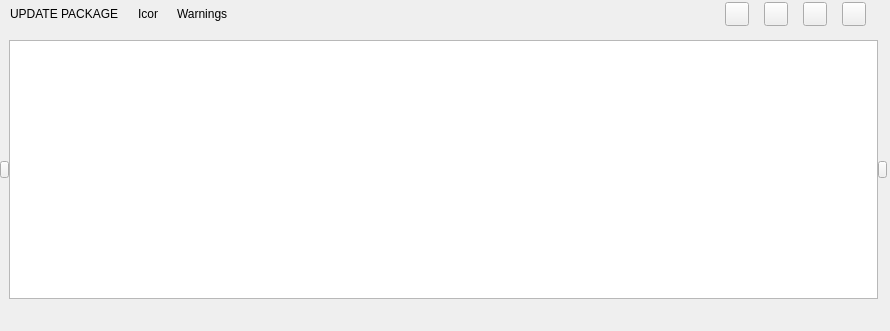
<?xml version="1.0" encoding="UTF-8"?>
<ui version="4.0">
 <class>C_SyvUpPacWidget</class>
 <widget class="QWidget" name="C_SyvUpPacWidget">
  <property name="geometry">
   <rect>
    <x>0</x>
    <y>0</y>
    <width>890</width>
    <height>331</height>
   </rect>
  </property>
  <property name="windowTitle">
   <string>Form</string>
  </property>
  <layout class="QVBoxLayout" name="verticalLayout" stretch="0,0,0">
   <property name="spacing">
    <number>0</number>
   </property>
   <property name="leftMargin">
    <number>0</number>
   </property>
   <property name="topMargin">
    <number>0</number>
   </property>
   <property name="rightMargin">
    <number>3</number>
   </property>
   <property name="bottomMargin">
    <number>11</number>
   </property>
   <item>
    <layout class="QHBoxLayout" name="horizontalLayout_2" stretch="0,0,0,1,0">
     <property name="spacing">
      <number>19</number>
     </property>
     <property name="leftMargin">
      <number>10</number>
     </property>
     <property name="rightMargin">
      <number>21</number>
     </property>
     <item>
      <widget class="stw::opensyde_gui_elements::C_OgeLabGenericNoPaddingNoMargins" name="pc_LabelTitle">
       <property name="text">
        <string>UPDATE PACKAGE</string>
       </property>
      </widget>
     </item>
     <item>
      <widget class="stw::opensyde_gui_elements::C_OgeLabSvgOnly" name="pc_LabelStateIcon">
       <property name="minimumSize">
        <size>
         <width>20</width>
         <height>20</height>
        </size>
       </property>
       <property name="maximumSize">
        <size>
         <width>20</width>
         <height>20</height>
        </size>
       </property>
       <property name="text">
        <string>Icon</string>
       </property>
      </widget>
     </item>
     <item>
      <widget class="stw::opensyde_gui_elements::C_OgeLabToolTipBase" name="pc_LabelState">
       <property name="styleRole" stdset="0">
        <string>state-info</string>
       </property>
       <property name="text">
        <string>Warnings</string>
       </property>
      </widget>
     </item>
     <item>
      <spacer name="horizontalSpacer_2">
       <property name="orientation">
        <enum>Qt::Horizontal</enum>
       </property>
       <property name="sizeHint" stdset="0">
        <size>
         <width>14</width>
         <height>28</height>
        </size>
       </property>
      </spacer>
     </item>
     <item>
      <layout class="QHBoxLayout" name="horizontalLayout">
       <property name="spacing">
        <number>15</number>
       </property>
       <item>
        <widget class="stw::opensyde_gui_elements::C_OgePubIconText" name="pc_PushButtonClearAll">
         <property name="sizePolicy">
          <sizepolicy hsizetype="Fixed" vsizetype="Fixed">
           <horstretch>0</horstretch>
           <verstretch>0</verstretch>
          </sizepolicy>
         </property>
         <property name="minimumSize">
          <size>
           <width>24</width>
           <height>24</height>
          </size>
         </property>
         <property name="maximumSize">
          <size>
           <width>24</width>
           <height>24</height>
          </size>
         </property>
         <property name="text">
          <string/>
         </property>
         <property name="icon">
          <iconset>
           <normalon>:/images/system_views/IconClearAllEnabled.svg</normalon>
           <disabledoff>:/images/system_views/IconClearAllDisabled.svg</disabledoff>
           <disabledon>:/images/system_views/IconClearAllDisabled.svg</disabledon>
          </iconset>
         </property>
         <property name="iconSize">
          <size>
           <width>16</width>
           <height>16</height>
          </size>
         </property>
        </widget>
       </item>
       <item>
        <widget class="stw::opensyde_gui_elements::C_OgePubIconText" name="pc_PushButtonImport">
         <property name="sizePolicy">
          <sizepolicy hsizetype="Fixed" vsizetype="Fixed">
           <horstretch>0</horstretch>
           <verstretch>0</verstretch>
          </sizepolicy>
         </property>
         <property name="minimumSize">
          <size>
           <width>24</width>
           <height>24</height>
          </size>
         </property>
         <property name="maximumSize">
          <size>
           <width>24</width>
           <height>24</height>
          </size>
         </property>
         <property name="text">
          <string/>
         </property>
         <property name="icon">
          <iconset>
           <normalon>:/images/system_views/IconImportEnabled.svg</normalon>
           <disabledoff>:/images/system_views/IconImportDisabled.svg</disabledoff>
           <disabledon>:/images/system_views/IconImportDisabled.svg</disabledon>
          </iconset>
         </property>
         <property name="iconSize">
          <size>
           <width>16</width>
           <height>16</height>
          </size>
         </property>
        </widget>
       </item>
       <item>
        <widget class="stw::opensyde_gui_elements::C_OgePubIconText" name="pc_PushButtonExport">
         <property name="sizePolicy">
          <sizepolicy hsizetype="Fixed" vsizetype="Fixed">
           <horstretch>0</horstretch>
           <verstretch>0</verstretch>
          </sizepolicy>
         </property>
         <property name="minimumSize">
          <size>
           <width>24</width>
           <height>24</height>
          </size>
         </property>
         <property name="maximumSize">
          <size>
           <width>24</width>
           <height>24</height>
          </size>
         </property>
         <property name="text">
          <string/>
         </property>
         <property name="icon">
          <iconset>
           <normalon>:/images/system_views/IconExportEnabled.svg</normalon>
           <disabledoff>:/images/system_views/IconExportDisabled.svg</disabledoff>
           <disabledon>:/images/system_views/IconExportDisabled.svg</disabledon>
          </iconset>
         </property>
         <property name="iconSize">
          <size>
           <width>16</width>
           <height>16</height>
          </size>
         </property>
        </widget>
       </item>
       <item>
        <widget class="stw::opensyde_gui_elements::C_OgePubIconText" name="pc_PushButtonCreatePackage">
         <property name="sizePolicy">
          <sizepolicy hsizetype="Fixed" vsizetype="Fixed">
           <horstretch>0</horstretch>
           <verstretch>0</verstretch>
          </sizepolicy>
         </property>
         <property name="minimumSize">
          <size>
           <width>24</width>
           <height>24</height>
          </size>
         </property>
         <property name="maximumSize">
          <size>
           <width>24</width>
           <height>24</height>
          </size>
         </property>
         <property name="text">
          <string/>
         </property>
         <property name="icon">
          <iconset>
           <normalon>:/images/system_views/IconCreateUpdatePackageEnabled.svg</normalon>
           <disabledoff>:/images/system_views/IconCreateUpdatePackageDisabled.svg</disabledoff>
           <disabledon>:/images/system_views/IconCreateUpdatePackageDisabled.svg</disabledon>
          </iconset>
         </property>
        </widget>
       </item>
      </layout>
     </item>
    </layout>
   </item>
   <item>
    <spacer name="verticalSpacer">
     <property name="orientation">
      <enum>Qt::Vertical</enum>
     </property>
     <property name="sizeType">
      <enum>QSizePolicy::Fixed</enum>
     </property>
     <property name="sizeHint" stdset="0">
      <size>
       <width>0</width>
       <height>12</height>
      </size>
     </property>
    </spacer>
   </item>
   <item>
    <widget class="QWidget" name="widget" native="true">
     <property name="sizePolicy">
      <sizepolicy hsizetype="Preferred" vsizetype="Ignored">
       <horstretch>0</horstretch>
       <verstretch>0</verstretch>
      </sizepolicy>
     </property>
     <property name="minimumSize">
      <size>
       <width>0</width>
       <height>70</height>
      </size>
     </property>
     <layout class="QVBoxLayout" name="verticalLayout_2" stretch="0,0">
      <property name="spacing">
       <number>1</number>
      </property>
      <property name="leftMargin">
       <number>0</number>
      </property>
      <property name="topMargin">
       <number>0</number>
      </property>
      <property name="rightMargin">
       <number>0</number>
      </property>
      <property name="bottomMargin">
       <number>0</number>
      </property>
      <item>
       <layout class="QHBoxLayout" name="pc_HorizontalListLayout">
        <property name="spacing">
         <number>0</number>
        </property>
        <item>
         <widget class="stw::opensyde_gui_elements::C_OgePubIconOnly" name="pc_PushButtonScrollLeft">
          <property name="sizePolicy">
           <sizepolicy hsizetype="Fixed" vsizetype="Fixed">
            <horstretch>0</horstretch>
            <verstretch>0</verstretch>
           </sizepolicy>
          </property>
          <property name="minimumSize">
           <size>
            <width>9</width>
            <height>17</height>
           </size>
          </property>
          <property name="maximumSize">
           <size>
            <width>9</width>
            <height>17</height>
           </size>
          </property>
          <property name="text">
           <string/>
          </property>
          <property name="icon">
           <iconset resource="../../../application.qrc">
            <normaloff>:/images/IconScrollLeftEnabled.svg</normaloff>
            <disabledoff>:/images/IconScrollLeftDisabled.svg</disabledoff>
            <disabledon>:/images/IconScrollLeftDisabled.svg</disabledon>:/images/IconScrollLeftEnabled.svg</iconset>
          </property>
         </widget>
        </item>
        <item>
         <widget class="stw::opensyde_gui::C_SyvUpPacListWidget" name="pc_ListWidget"/>
        </item>
        <item>
         <widget class="stw::opensyde_gui_elements::C_OgePubIconOnly" name="pc_PushButtonScrollRight">
          <property name="sizePolicy">
           <sizepolicy hsizetype="Fixed" vsizetype="Fixed">
            <horstretch>0</horstretch>
            <verstretch>0</verstretch>
           </sizepolicy>
          </property>
          <property name="minimumSize">
           <size>
            <width>9</width>
            <height>17</height>
           </size>
          </property>
          <property name="maximumSize">
           <size>
            <width>9</width>
            <height>17</height>
           </size>
          </property>
          <property name="text">
           <string/>
          </property>
          <property name="icon">
           <iconset resource="../../../application.qrc">
            <normaloff>:/images/IconScrollRightEnabled.svg</normaloff>
            <disabledoff>:/images/IconScrollRightDisabled.svg</disabledoff>
            <disabledon>:/images/IconScrollRightDisabled.svg</disabledon>:/images/IconScrollRightEnabled.svg</iconset>
          </property>
         </widget>
        </item>
       </layout>
      </item>
      <item>
       <layout class="QHBoxLayout" name="pc_HorizontalLayout2" stretch="1,1,1">
        <item>
         <spacer name="pc_HorizontalSpacer4">
          <property name="orientation">
           <enum>Qt::Horizontal</enum>
          </property>
          <property name="sizeHint" stdset="0">
           <size>
            <width>0</width>
            <height>20</height>
           </size>
          </property>
         </spacer>
        </item>
        <item>
         <widget class="stw::opensyde_gui_elements::C_OgeWiBopperle" name="pc_IndexViewWidget" native="true">
          <property name="sizePolicy">
           <sizepolicy hsizetype="Fixed" vsizetype="Fixed">
            <horstretch>0</horstretch>
            <verstretch>0</verstretch>
           </sizepolicy>
          </property>
         </widget>
        </item>
        <item>
         <spacer name="pc_HorizontalSpacer3">
          <property name="orientation">
           <enum>Qt::Horizontal</enum>
          </property>
          <property name="sizeHint" stdset="0">
           <size>
            <width>0</width>
            <height>20</height>
           </size>
          </property>
         </spacer>
        </item>
       </layout>
      </item>
     </layout>
    </widget>
   </item>
  </layout>
 </widget>
 <customwidgets>
  <customwidget>
   <class>stw::opensyde_gui_elements::C_OgeLabSvgOnly</class>
   <extends>QLabel</extends>
   <header>C_OgeLabSvgOnly.hpp</header>
  </customwidget>
  <customwidget>
   <class>stw::opensyde_gui_elements::C_OgeLabGenericNoPaddingNoMargins</class>
   <extends>QLabel</extends>
   <header>C_OgeLabGenericNoPaddingNoMargins.hpp</header>
  </customwidget>
  <customwidget>
   <class>stw::opensyde_gui_elements::C_OgePubIconOnly</class>
   <extends>QPushButton</extends>
   <header>C_OgePubIconOnly.hpp</header>
  </customwidget>
  <customwidget>
   <class>stw::opensyde_gui_elements::C_OgePubIconText</class>
   <extends>QPushButton</extends>
   <header>C_OgePubIconText.hpp</header>
  </customwidget>
  <customwidget>
   <class>stw::opensyde_gui_elements::C_OgeWiBopperle</class>
   <extends>QWidget</extends>
   <header>C_OgeWiBopperle.hpp</header>
   <container>1</container>
  </customwidget>
  <customwidget>
   <class>stw::opensyde_gui_elements::C_OgeLabToolTipBase</class>
   <extends>QLabel</extends>
   <header>C_OgeLabToolTipBase.hpp</header>
  </customwidget>
  <customwidget>
   <class>stw::opensyde_gui::C_SyvUpPacListWidget</class>
   <extends>QListWidget</extends>
   <header>C_SyvUpPacListWidget.hpp</header>
  </customwidget>
 </customwidgets>
 <resources>
  <include location="../../../application.qrc"/>
 </resources>
 <connections/>
</ui>
